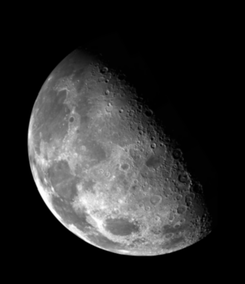
%> input picture HW2/blurry_moon.tif, 245 x 284 px, shrunk from 466 x 540 before the run
$ octave HW2607410158.m   (GNU Octave 9; MATLAB toolbox functions it lacks are replaced by stand-ins)
%> lines starting %> are read from the running program, lines starting %| are printed output that depends on the picture
### HW2/Laplacian2.m
function  [output]  = Laplacian2(image)
image=image(:,:,1);
[x,y]=size(image);
new=zeros(x,y,'uint8');

test=zeros(x + 2,y + 2,'uint8');
[trow,tcol]=size(test);
test(2:trow-1,2:tcol-1) = image(:,:);
%mask = [0 -1 0; -1 4 -1; 0 -1 0];
for i = 2:trow-1
    for j = 2:tcol-1
        new(i,j) = 4*test(i,j) - (test(i+1,j) + test(i-1,j) + test(i,j+1) + test(i,j-1));
    end
end
    output= image+(image + new(2:trow - 1,2:tcol - 1));
end

### HW2/unsharp_masking.m
function [output] = unsharp_masking(image)
image = image(:,:,1);
gaussin = fspecial('gaussian',5,3);
low_pass = imfilter(image, gaussin);
k = image - low_pass;
output = image + k;
end

### HW2/high_boost_filtering.m
function output = high_boost_filtering(image)
image = image(:,:,1);
[x,y] = size(image);
m = zeros(x,y,'uint8');

US = unsharp_masking(image);
[k,s] = size(US);

A = 1.5;
for i=1:k
    for j=1:s
       m(i,j) = (A - 1) * image(i,j) + US(i,j);
    end
end
     output = m;
end

### HW2/hbb.m
function res = hbb(im,thresh,n)

% inputs
% im is the fourier transform of the image
% thresh is the cutoff circle radius

%outputs
% res is the filtered image

[r,c]=size(im);
d0=thresh;

d=zeros(r,c);
h=zeros(r,c);
A=1.75; % boost factor or coefficient

for i=1:r
    for j=1:c
     d(i,j)=  sqrt( (i-(r/2))^2 + (j-(c/2))^2);
    end
end

for i=1:r
    for j=1:c
      h(i,j)=  1 / (1+ (d0/d(i,j))^(2*n) ) ;
      h(i,j)=(A-1)+h(i,j);
    end
end

res=zeros(r,c);

for i=1:r
    for j=1:c
    res(i,j)=(h(i,j))*im(i,j);

    end
end

### HW2/hight_boot_g.m
function res = hight_boot_g(image,A)
image = image(:,:,1);
cim=image;


%2D fft
fim=fft2(cim);

thresh=10; % cutoff radius in frequency domain for filters

him=hbb(fim,thresh,A);  % using butterworth high pass filter

%inverse 2D fft
 ifim=ifft2(him);


% retaining the ral parts of the matrix
rim=real(ifim);
res=uint8(rim);
end

### HW2/glp.m
function im = glp(im,thresh)

% inputs
% im is the fourier transform of the image
% thresh is the cutoff circle radius

%outputs
% res is the filtered image

[r,c]=size(im);
d0=thresh;

res=zeros(r,c);
d=zeros(r,c);
h=zeros(r,c);


for i=1:r
    for j=1:c
      d(i,j)=  sqrt( (i-(r/2))^2 + (j-(c/2))^2);
      h(i,j)= exp ( -( (d(i,j)^2)/(2*(d0^2)) ) );
      im(i,j)=(h(i,j))*im(i,j);
    end
end

end

### HW2/unsharpfr.m
function res = unsharpfr(im)
image = im(:,:,1);
cim=image;


%2D fft
fim=fft2(cim);

n=1; %order for butterworth filter
thresh=10; % cutoff radius in frequency domain for filters

him = glp(fim,thresh);  % using butterworth high pass filter

%inverse 2D fft
 ifim=ifft2(him);


% retaining the ral parts of the matrix
rim=real(ifim);
res=uint8(rim);
k = image -res;

res = image + k;
end

### HW2/HW2607410158.m
image = imread('blurry_moon.tif');
%> image is the input picture: size 284x245 uint8; min 0, max 255, mean 42.7
image2 = imread('skeleton_orig.bmp');
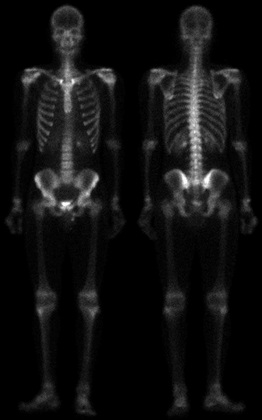
%> input picture HW2/skeleton_orig.bmp, 262 x 420 px, shrunk from 500 x 800 before the run
%> image2 is the input picture: size 420x262x3 uint8; min 0, max 255, mean 17

laplacian = Laplacian2(image);
laplacian2 = Laplacian2(image2);
%> after the loop in Laplacian2 (call 2), `for i = 2:trow-1`:
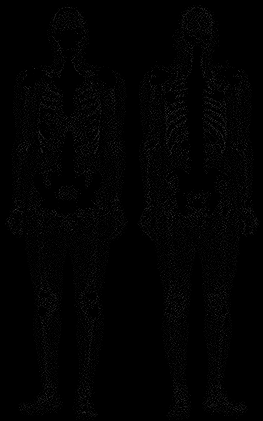
%> new: size 421x263 uint8; min 0, max 67, mean 2.3

us = unsharp_masking(image);
us2 = unsharp_masking(image2);

hb = high_boost_filtering(image);
%> after the loop in high_boost_filtering, `for i=1:k`:
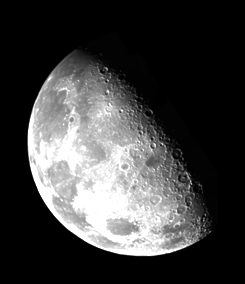
%> m: size 284x245 uint8; min 0, max 255, mean 62.8
hb2 = high_boost_filtering(image2);


%%Laplacian2_fr = Laplacian2_fr(image);


Laplacian2_fr =  hight_boot_g(image,1);
%> after the loop in hbb, `for i=1:r`:
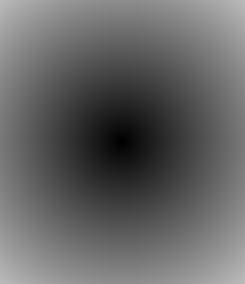
%> d: size 284x245 double; min 0.5, max 187.5, mean 101.4
Laplacian2_fr2 = hight_boot_g(image2,1);
%> call 2 of hbb, with thresh = 10, n = 1
%> after the loop in hbb (call 2), `for i=1:r`:
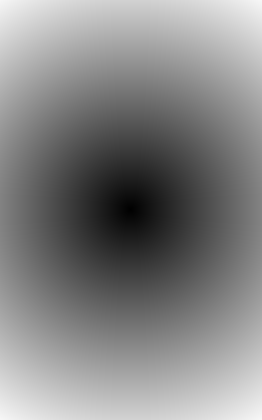
%> d: size 420x262 double; min 0, max 247.5, mean 132.6


usfr = unsharpfr(image);
%> in unsharpfr, `res=uint8(rim);`: res: size 284x245 uint8; every value is 0
usfr2 = unsharpfr(image2);
%> in unsharpfr (call 2), `res=uint8(rim);`: res: size 420x262 uint8; every value is 0

hbgh =  hight_boot_g(image,5);
%> call 3 of hbb, with thresh = 10, n = 5
%> after the loop in hbb (call 3), `for i=1:r`:
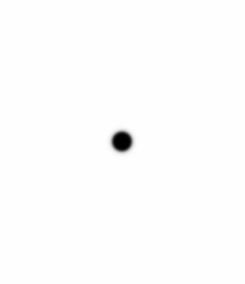
%> h: size 284x245 double; min 0.75, max 1.75, mean 1.75; drawn with min black and max white
hbgh2 = hight_boot_g(image2,5);
%> call 4 of hbb, with thresh = 10, n = 5
%> after the loop in hbb (call 4), `for i=1:r`:
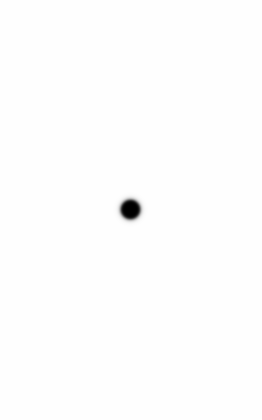
%> h: size 420x262 double; min 0.75, max 1.75, mean 1.75; drawn with min black and max white


%%
figure(1);
subplot(2,4,1);
imshow(image),title('Original');
subplot(2,4,2);
imshow(laplacian),title('Laplacian operator');
subplot(2,4,5);
imshow(us),title('Unsharp masking');
subplot(2,4,6);
imshow(hb),title('High-boost filtering');

subplot(2,4,3);
imshow(image),title('Original');

subplot(2,4,4);
imshow(Laplacian2_fr),title('Laplacian in frequency domain');

subplot(2,4,7);
imshow(usfr),title('Unmask in frequency domain');

subplot(2,4,8);
imshow(hbgh),title('High-boost filtering in frequency domain');

%%
figure(2);
subplot(2,4,1);
imshow(image2),title('Original');
subplot(2,4,2);
imshow(laplacian2),title('Laplacian operator');
subplot(2,4,5);
imshow(us2),title('Unsharp masking');
subplot(2,4,6);
imshow(hb2),title('High-boost filtering');

subplot(2,4,3);
imshow(image2),title('Original');

subplot(2,4,4);
imshow(Laplacian2_fr2),title('Laplacian in frequency domain');

subplot(2,4,7);
imshow(usfr2),title('Unmask in frequency domain');

subplot(2,4,8);
imshow(hbgh2),title('High-boost filtering in frequency domain');
